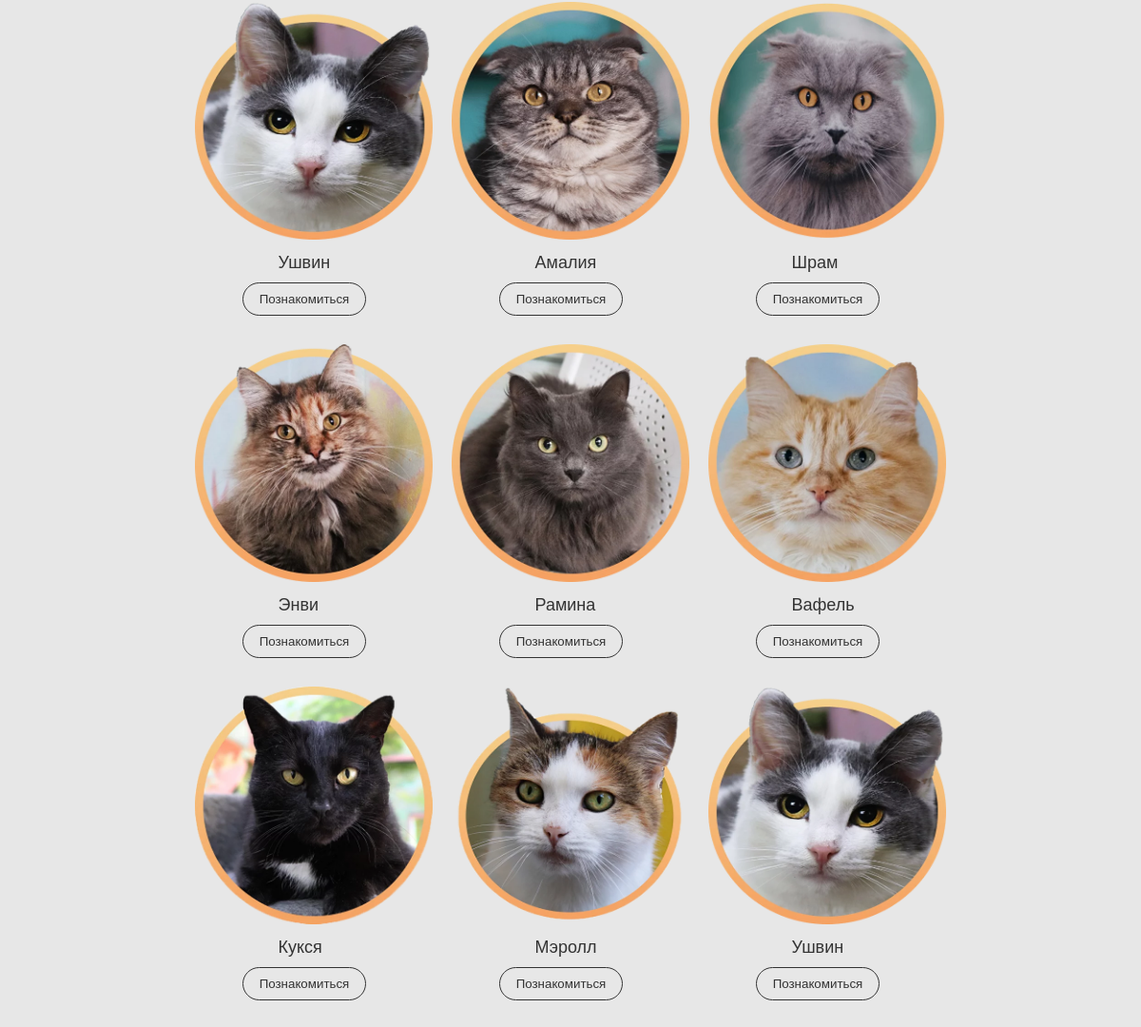
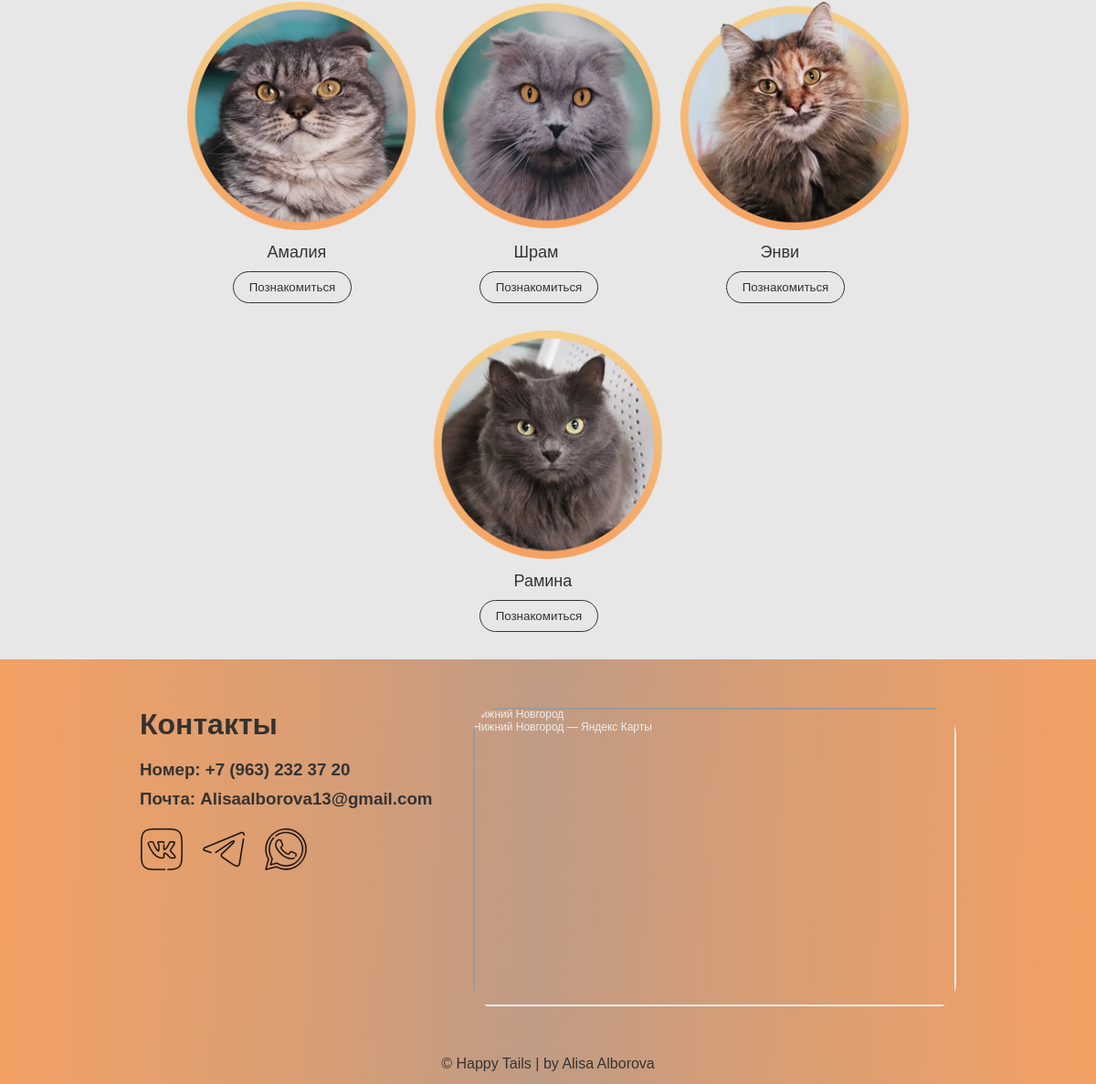
Page /cats (lower part) on the earlier database version (2 pictures, top to bottom).
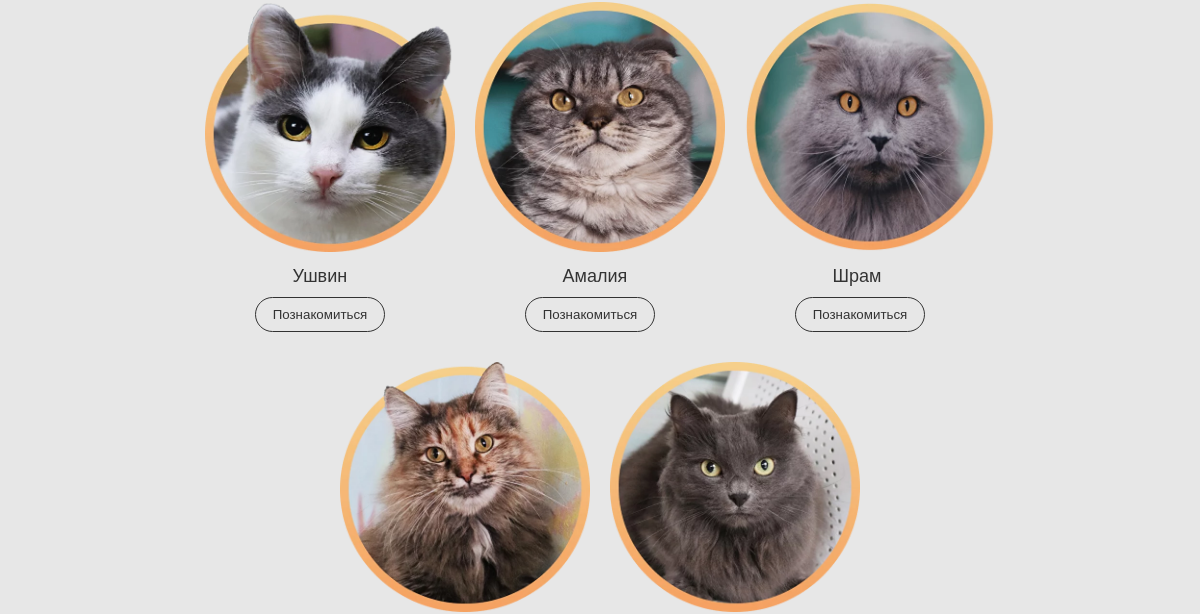
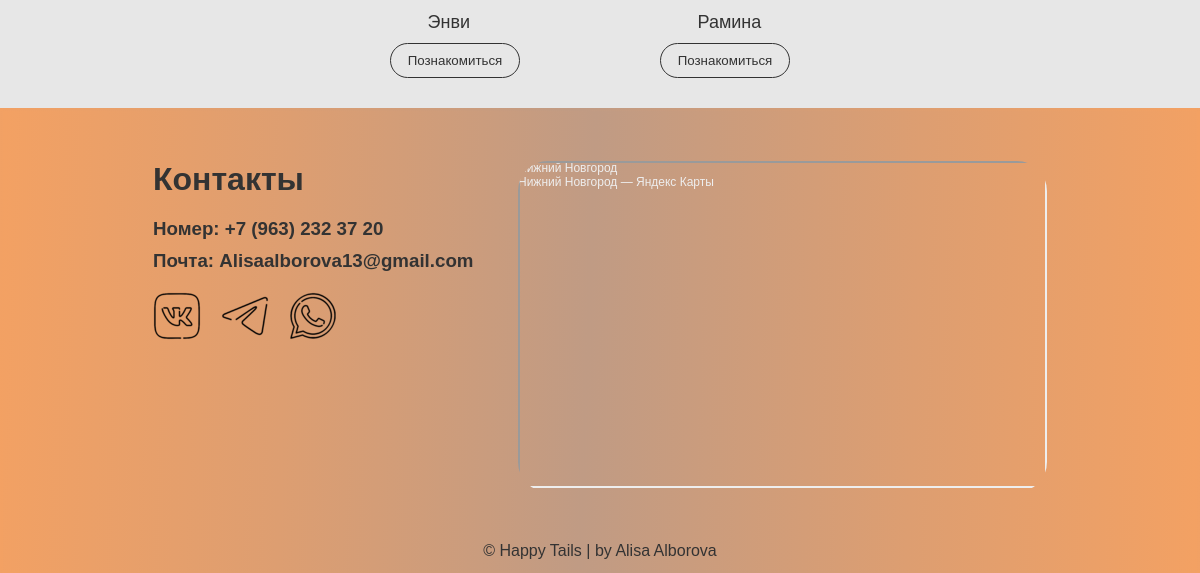
Same page on the later database version (2 pictures, top to bottom).
### models.py (models this page shows)
class Animals(db.Model):
    id = db.Column(db.Integer, primary_key=True)
    name = db.Column(db.String(200), nullable=False)
    description = db.Column(db.String(2000), nullable=False)
    photo = db.Column(db.String(200), nullable=False)
    kind = db.Column(db.String(200), nullable=False)
    age = db.Column(db.Integer, nullable=False)
    gender = db.Column(db.String(200), nullable=False)
    orders = db.relationship('Orders', backref='animal', lazy=True)

### app.py (the view)
@app.route('/cats')
def cats():
    cats_list = Animals.query.filter_by(kind='Кошка').all()
    return render_template('cats.html', cats_list=cats_list)

### templates/cats.html (shortened to what this page needs)
{% extends 'base.html' %}
{% block body %}
<div class="main">
    <div class="cats_content">
        {% for cat in cats_list %}
            <div class="one_cat">
                <img src="../static/images/animals/{{ cat.photo }}" alt="">
                <p class="one_cat_p">{{ cat.name }}</p>
                <a class="one_cat_a" href="/animal_cart/{{cat.id}}">
                    <button class="one_cat_but">Познакомиться</button>
                </a>
            </div>
        {% endfor %}
    </div>
</div>
{% endblock %}

### templates/base.html (shortened to what this page needs)
<!doctype html>
<html lang="ru">
<head>
    <link rel="stylesheet" href="../static/style.css">
</head>
<body>
    {% block body %}{% endblock %}
    <footer class="footer">
        <div class="content">
            <div class="info">
                <h1>Контакты</h1>
                <h3>Номер: +7 (963) 232 37 20</h3>
                <h3>Почта: Alisaalborova13@gmail.com</h3>
                <div class="ico">
                    <img src="../static/images/vk.png" alt="a">
                    <img src="../static/images/tg.png" alt="a">
                    <img src="../static/images/ws.png" alt="a">
                </div>
            </div>
            <div class="maps">
                <div class="maps_map" style="position:relative;overflow:hidden;">
                    <a href="https://yandex.ru/maps/47/nizhny-novgorod/?utm_medium=mapframe&utm_source=maps" style="color:#eee;font-size:12px;position:absolute;top:0px;">Нижний Новгород</a>
                    <a href="https://yandex.ru/maps/geo/nizhniy_novgorod/53105078/?ll=44.006520%2C56.326799&utm_medium=mapframe&utm_source=maps&z=11" style="color:#eee;font-size:12px;position:absolute;top:14px;">Нижний Новгород — Яндекс Карты</a>
                    <iframe src="https://yandex.ru/map-widget/v1/?ll=44.006520%2C56.326799&mode=poi&poi%5Bpoint%5D=44.006506%2C56.326802&poi%5Buri%5D=ymapsbm1%3A%2F%2Fgeo%3Fdata%3DCgg1MzEwNTA3OBIr0KDQvtGB0YHQuNGPLCDQndC40LbQvdC40Lkg0J3QvtCy0LPQvtGA0L7QtCIKDa0GMEIVpE5hQg%2C%2C&z=11" width="529" height="327" frameborder="1" allowfullscreen="true" style="position:relative;"></iframe>
                </div>
            </div>
        </div>
        <div class="content_2">
            <p>© Happy Tails | by Alisa Alborova</p>
        </div>
    </footer>
</body>
</html>

### static/style.css (style rules this page uses)
* { margin: 0; padding: 0; box-sizing: border-box; }
a { text-decoration: none; color: #000; font-family: 'Montserrat', sans-serif; }
h1, h3, h2,p,button { font-family: 'Montserrat', sans-serif; color: #333333;color: #333333; }
body { background-color: #E7E7E7; height: 100%; width: 100%; max-width: 2000px; margin: 0; padding: 0; }
.main { width: 100%; }
.cats_content { display: flex; flex-wrap: wrap; margin-left: 150px; margin-right: 150px; justify-content: center; margin-top: 50px; }
.one_cat { max-width: 250px; margin-right: 10px; margin-left: 10px; margin-bottom: 30px; }
.one_cat img { width: 250px; height: 250px; }
.one_cat_p { margin-top: 10px; margin-left: 35%; font-size: 18px; }
.one_cat_but { width: 130px; height: 35px; color: #333333; border: 1px solid #333333; border-radius: 20px; background-color: transparent; margin-top: 10px; margin-left: 20%; cursor: pointer; }
.footer { padding-top: 50px; width: 100%; background-image: linear-gradient(92deg, rgba(243, 161, 99, 1) 0%, rgba(221, 158, 113, 1) 24%, rgba(192, 155, 132, 1) 49%, rgba(221, 158, 113, 1) 76%, rgba(243, 161, 99, 1) 100%); border-color: transparent; border-style: solid; padding-left: 150px; padding-right: 150px; }
.content { display: flex; }
.content_2 { margin-top: 50px; margin-bottom: 10px; width: 100%; display: flex; justify-content: center; color: #333333; }
.info { color: #333333; width: 100%; margin-bottom: 20px; }
.info h1 { margin-bottom: 20px; }
.info h3 { margin-bottom: 10px; }
.ico { margin-top: 20px; display: flex; }
.ico img { margin-right: 20px; cursor: pointer; }
.maps { width: 70%; }
.maps_map { border-radius: 30px; overflow: hidden; }

Differences in the rows shown:
removed Animals: photo (picture), name "Вафель"
removed Animals: photo (picture), name "Кукся"
removed Animals: photo (picture), name "Мэролл"
removed Animals: photo (picture), name "Ушвин"
removed Animals: photo (picture), name "Амалия"
removed Animals: photo (picture), name "Шрам"
removed Animals: photo (picture), name "Энви"
removed Animals: photo (picture), name "Рамина"
